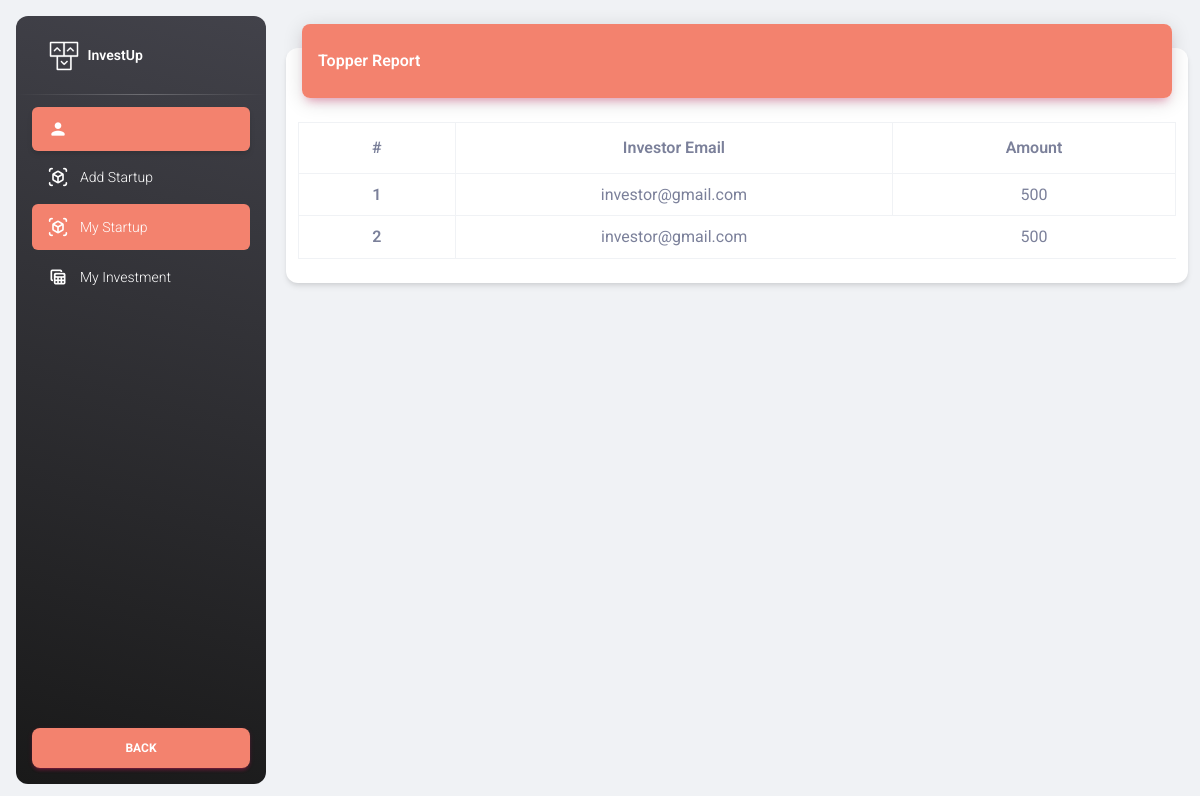
The app's page /Admin/startup-detail.php?id=1 with its own data.
### tables this page shows
CREATE TABLE `startup` (
  `id` int(11) NOT NULL,
  `name` varchar(255) NOT NULL,
  `description` mediumtext NOT NULL,
  `type` varchar(255) NOT NULL,
  `image` varchar(255) NOT NULL,
  `email` varchar(255) NOT NULL,
   
  `founded` varchar(100)  DEFAULT '2020',
  `documents` varchar(255)  DEFAULT 'https://tyke-startup-bucket.s3.ap-south-1.amazonaws.com/PRISTLE%20PRODUCTS%20PRIVATE%20LIMITED/CERTIFICATE%20OF%20INCORPORATION%20-%20Robin%20Chopra.PDF',
  `youtube` varchar(255)  DEFAULT 'https://www.youtube.com/watch?v=td6PKkkxQC4&embeds_euri=https%3A%2F%2Ftykeinvest.com%2F&source_ve_path=MjM4NTE&feature=emb_title',
  `target` int(11)  DEFAULT '100000',
   `min_subscription` int(11)  DEFAULT '500',
   `valuation_cap` int(11)  DEFAULT '100000'
);

CREATE TABLE `user_investment` (
  `Id` int(11) NOT NULL,
  `user_email` varchar(255) NOT NULL,
  `startup` varchar(255) NOT NULL,
  `amount` varchar(255) NOT NULL
);

### Admin/startup-detail.php (the view, shortened to what this page needs)
<?php
include 'conn.php';
$id = $_GET['id'];
$query = mysqli_query($conn, "select * from startup where id = '$id'");
$row = mysqli_fetch_array($query);
?>
<!DOCTYPE html>
<html lang="en">
<head>
  <link href="assets/css/nucleo-icons.css" rel="stylesheet" />
  <link href="assets/css/nucleo-svg.css" rel="stylesheet" />
  <link id="pagestyle" href="assets/css/material-dashboard.css?v=3.0.4" rel="stylesheet" />
</head>
<body class="g-sidenav-show  bg-gray-200">
  <aside class="sidenav navbar navbar-vertical navbar-expand-xs border-0 border-radius-xl my-3 fixed-start ms-3   bg-gradient-dark" id="sidenav-main">
    <div class="sidenav-header">
      <a class="navbar-brand m-0" href=" http://localhost/investup/Website/ ">
        <img src="assets/img/logo-ct.png" class="navbar-brand-img h-100" alt="main_logo">
        <span class="ms-1 font-weight-bold text-white">InvestUp</span>
      </a>
    </div>
    <hr class="horizontal light mt-0 mb-2">
    <div class="collapse navbar-collapse  w-auto " id="sidenav-collapse-main">
      <ul class="navbar-nav">
      <li class="nav-item">
          <a class="nav-link text-white active bg-gradient-primary">
            <div class="text-white text-center me-2 d-flex align-items-center justify-content-center">
            <i class="material-icons opacity-10">person</i>
            </div>
          </a>
        </li>
        <li class="nav-item">
          <a class="nav-link text-white" href="add-startup.php">
            <div class="text-white text-center me-2 d-flex align-items-center justify-content-center">
              <i class="material-icons opacity-10">view_in_ar</i>
            </div>
            <span class="nav-link-text ms-1">Add Startup</span>
          </a>
        </li>
        <li class="nav-item">
          <a class="nav-link text-white bg-gradient-primary" href="my-startup.php">
            <div class="text-white text-center me-2 d-flex align-items-center justify-content-center">
              <i class="material-icons opacity-10">view_in_ar</i>
            </div>
            <span class="nav-link-text ms-1">My Startup</span>
          </a>
        </li>
        <li class="nav-item">
          <a class="nav-link text-white " href="investment.php">
            <div class="text-white text-center me-2 d-flex align-items-center justify-content-center">
              <i class="material-icons opacity-10">table_view</i>
            </div>
            <span class="nav-link-text ms-1">My Investment</span>
          </a>
        </li>
      </ul>
    </div>
    <div class="sidenav-footer position-absolute w-100 bottom-0 ">
      <div class="mx-3">
        <a class="btn bg-gradient-primary mt-4 w-100" href="../Website/index.php" type="button">Back</a>
      </div>
    </div>
  </aside>
  <main class="main-content position-relative max-height-vh-100 h-100 border-radius-lg ">
    <div class="container-fluid py-4">
      <div class="row">
        <div class="col-12">
          <div class="card my-4">
            <div class="card-header p-0 position-relative mt-n4 mx-3 z-index-2">
              <div class="bg-gradient-primary shadow-primary border-radius-lg pt-4 pb-3">
                <h6 class="text-white text-capitalize ps-3"><?php echo $row['name']; ?> Report</h6>
              </div>
            </div>
            <div class="card-body px-0 pb-2">
            <div class="table-responsive p-0">
                <div class="container">
                <table class="table table-bordered text-center">
                    <thead>
                        <tr>
                        <th scope="col">#</th>
                        <th scope="col">Investor Email</th>
                        <th scope="col">Amount</th>
                        </tr>
                    </thead>
                    <tbody>
                        <?php
                            $getInvestment = mysqli_query($conn, "select * from user_investment where startup = '$row[name]'");
                            $i = 0;
                            while($Investment = mysqli_fetch_array($getInvestment)){
                                $i++;
                        ?>
                        <tr>
                            <th scope="row"><?php echo $i; ?></th>
                            <td><?php echo $Investment['user_email']; ?></td>
                            <td><?php echo $Investment['amount']; ?></td>
                        </tr>
                        <?php } ?>
                    </tbody>
                </table>
                </div>
              </div>
            </div>
          </div>
        </div>
      </div>
    </div>
  </main>
</body>
</html>

### records on screen
startup: name "Topper"
user_investment: user_email "investor@gmail.com", amount "500"
user_investment: user_email "investor@gmail.com", amount "500"
